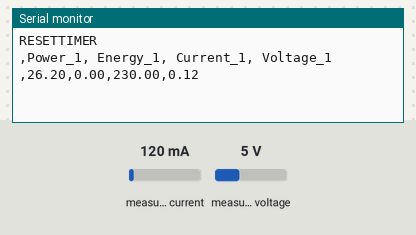
A sketch run on a simulated ESP8266 (NodeMCU). Parts: the last lines printed to the serial monitor. The test bench sets the inputs (shaded band); at power-on: measured current 120 mA, measured voltage 5 V. WiFi joins after 1.5 s; servers stay silent unless stated.

Above: at 10.8 s.
10.9 s: measured current set to 40 mA
15.9 s: measured voltage set to 0.3 V
At 20.7 s:
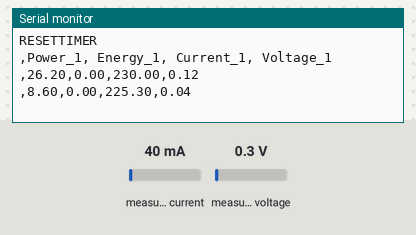
20.9 s: measured current set to 500 mA
At 31.0 s:
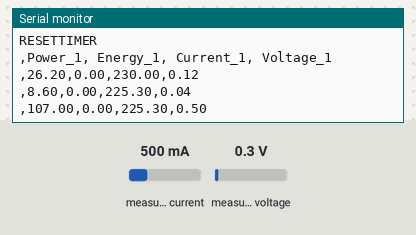

The sketch:

PZEM_ESP8266.ino
```cpp
#include <ThingerESP8266.h>
#include <PZEM004T.h>
#include <ESP8266WiFi.h>

PZEM004T pzem(12, 13); //12 = D6 (RX=ESP8266), 13 = D7 (TX=ESP8266)
IPAddress ip(192,168,1,1);

unsigned long tb1 = 0;
unsigned long tn1;

//Thinger.io configuration
#define USERNAME "renofadill"
#define DEVICE_ID "ESP8266_SS_v01"
#define DEVICE_CREDENTIAL "oZZ7F4V8nu815Mg6"
ThingerESP8266 thing(USERNAME, DEVICE_ID, DEVICE_CREDENTIAL);

//WIFI
const char* ssid = "04F2G_135cb0_plus";
const char* password = "wlaneca34f";
//PZEM INITIAL
float power_1, energy_1, voltage_1, current_1;

void setup() {
 Serial.begin(9600);
 pzem.setAddress(ip);
 Serial.print("RESETTIMER");
 Serial.println();
 Serial.println(",Power_1, Energy_1, Current_1, Voltage_1");
 WiFi.begin(ssid, password);
  thing.add_wifi(ssid, password);
  thing["pzemPLN"]>>[](pson & out){
    out["pzem1_power"] = power_1;
    out["pzem1_energy"] = energy_1;
    out["pzem1_voltage"] = voltage_1;
    out["pzem1_current"] = current_1;
};
}

void loop() {
  thing.handle();
  tn1=millis();
  if(tn1-tb1>10000){
    //POWER
    Serial.print(",");
    power_1 = pzem.power(ip);
    Serial.print(power_1);

    //ENERGY
    Serial.print(",");
    energy_1 = pzem.energy(ip);
    Serial.print(energy_1);

    //VOLTAGE
    Serial.print(",");
    voltage_1 = pzem.voltage(ip);
    Serial.print(voltage_1);

    //CURRENT
    Serial.print(",");
    current_1 = pzem.current(ip);
    Serial.println(current_1);

    tb1=tn1;
  }
}
```

Measured:
- after the input at 15.9 s, the serial monitor: prints a new line after 4.1 s (image 1)
- after the input at 20.9 s, the serial monitor: prints a new line after 9.1 s (image 2)
